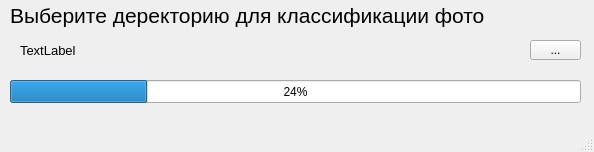
<?xml version="1.0" encoding="UTF-8"?>
<ui version="4.0">
 <class>MainWindow</class>
 <widget class="QMainWindow" name="MainWindow">
  <property name="geometry">
   <rect>
    <x>0</x>
    <y>0</y>
    <width>594</width>
    <height>152</height>
   </rect>
  </property>
  <property name="windowTitle">
   <string>Классификация фото - Команда 36</string>
  </property>
  <widget class="QWidget" name="centralwidget">
   <widget class="QLabel" name="label">
    <property name="geometry">
     <rect>
      <x>10</x>
      <y>0</y>
      <width>571</width>
      <height>31</height>
     </rect>
    </property>
    <property name="font">
     <font>
      <pointsize>16</pointsize>
     </font>
    </property>
    <property name="text">
     <string>Выберите деректорию для классификации фото</string>
    </property>
   </widget>
   <widget class="QProgressBar" name="progressBar">
    <property name="geometry">
     <rect>
      <x>10</x>
      <y>80</y>
      <width>571</width>
      <height>23</height>
     </rect>
    </property>
    <property name="value">
     <number>24</number>
    </property>
   </widget>
   <widget class="QToolButton" name="toolButton">
    <property name="geometry">
     <rect>
      <x>530</x>
      <y>40</y>
      <width>51</width>
      <height>20</height>
     </rect>
    </property>
    <property name="text">
     <string>...</string>
    </property>
   </widget>
   <widget class="QLabel" name="label_2">
    <property name="geometry">
     <rect>
      <x>20</x>
      <y>40</y>
      <width>501</width>
      <height>20</height>
     </rect>
    </property>
    <property name="font">
     <font>
      <pointsize>10</pointsize>
     </font>
    </property>
    <property name="text">
     <string>TextLabel</string>
    </property>
   </widget>
   <zorder>label</zorder>
   <zorder>progressBar</zorder>
   <zorder>label_2</zorder>
   <zorder>toolButton</zorder>
  </widget>
  <widget class="QMenuBar" name="menubar">
   <property name="geometry">
    <rect>
     <x>0</x>
     <y>0</y>
     <width>594</width>
     <height>21</height>
    </rect>
   </property>
  </widget>
  <widget class="QStatusBar" name="statusbar"/>
 </widget>
 <tabstops>
  <tabstop>toolButton</tabstop>
 </tabstops>
 <resources/>
 <connections/>
</ui>
